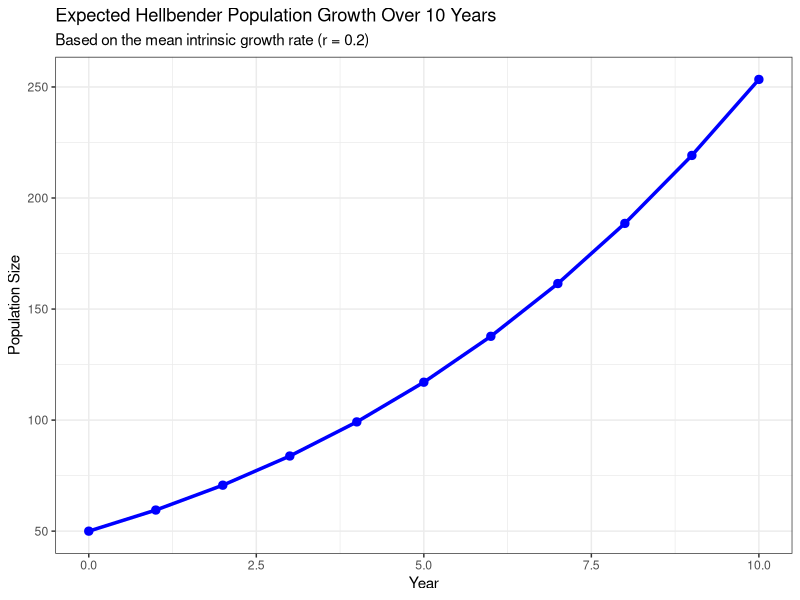
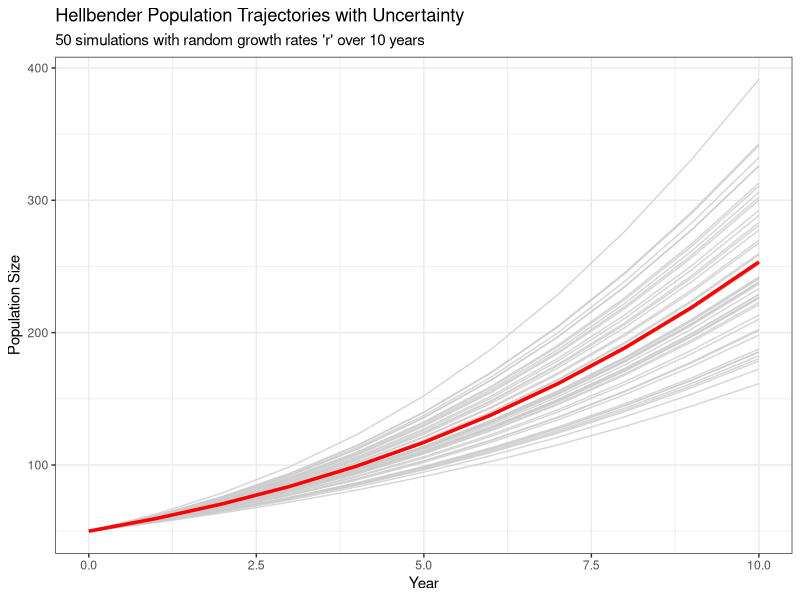
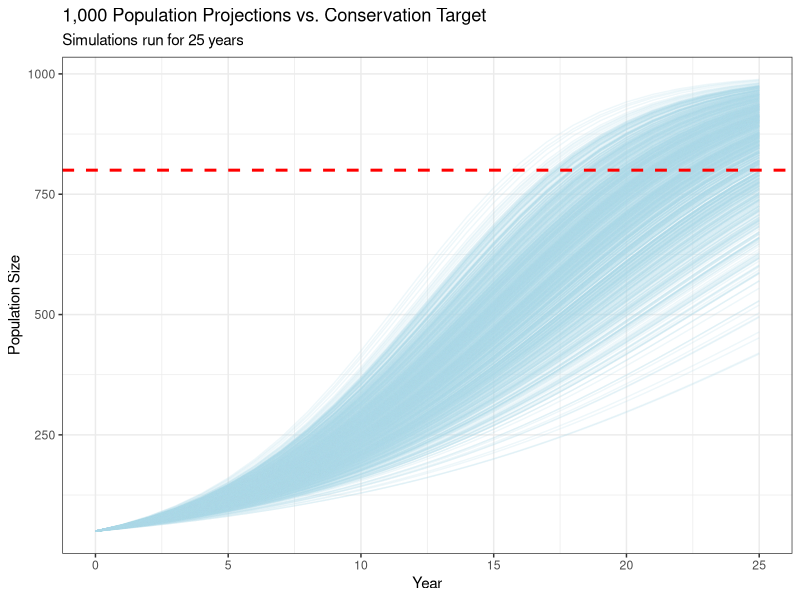
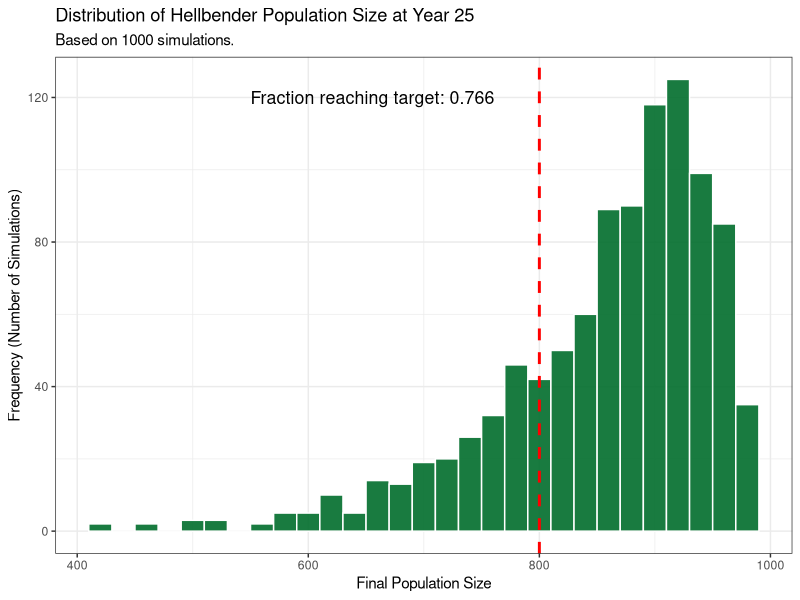
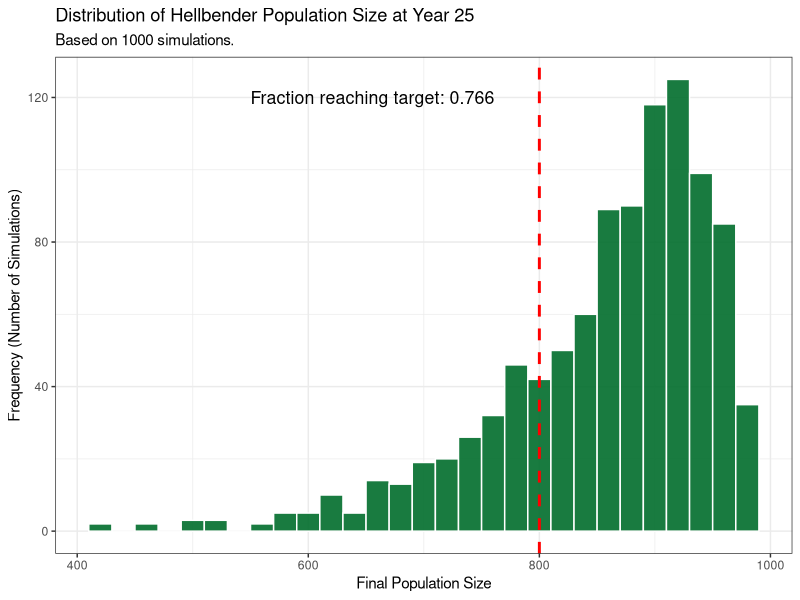

Source code (R) for these figures, in order:
# ZOO 800: Week 6 Homework
# Name: Nurul Islam
# Date: 10/13/2025

# -- 1. Setup: Load Packages and Define Global Parameters --

# I'm loading the 'tidyverse' package, which includes ggplot2 for plotting
# and tidyr for data manipulation. It's good practice to load all
# necessary packages at the start of the script.
library(tidyverse)

# These are the core parameters for our model, based on the problem description in the hw
K <- 1000      # Carrying capacity of the environment
N0 <- 50       # Initial population size of the hellbenders
r_mean <- 0.2  # The mean intrinsic rate of growth (r) after the intervention
r_sd <- 0.03   # The standard deviation of r, representing our uncertainty

# -- Objective 1: Simulate and Plot a Single Population Trajectory --

# For this objective, I'm simulating the population change over 10 years
# using only the mean growth rate (r = 0.2). This gives us a baseline
# expectation of the population's recovery without considering uncertainty.

# Set the time frame for this initial simulation
years_obj1 <- 10

# I'll create a numeric vector to store the population size for each year.
# It needs to be 'years + 1' long to include the initial size at Year 0.
pop_scenario_mean <- numeric(years_obj1 + 1)
pop_scenario_mean[1] <- N0 # The first element is our starting population.

# This 'for' loop iterates from year 1 to 10. In each step, it calculates
# the next year's population based on the previous year's, using the
# [cite_start]discrete-time logistic growth equation. [cite: 12]
for (t in 1:years_obj1) {
  Nt <- pop_scenario_mean[t]
  pop_scenario_mean[t + 1] <- Nt + r_mean * Nt * (1 - Nt / K)
}

# To plot this with ggplot2, I first need to put the results into a data frame.
df_obj1 <- data.frame(
  Year = 0:years_obj1,
  Population = pop_scenario_mean
)

# Now, I'll create the plot showing the expected population trajectory
plot_obj1 <- ggplot(data = df_obj1, aes(x = Year, y = Population)) +
  geom_line(color = "blue", size = 1.2) +
  geom_point(color = "blue", size = 2.5) +
  labs(
    title = "Expected Hellbender Population Growth Over 10 Years",
    subtitle = "Based on the mean intrinsic growth rate (r = 0.2)",
    x = "Year",
    y = "Population Size"
  ) +
  theme_bw() # Using a clean black and white theme

print(plot_obj1)


# -- Objective 2: Incorporate Uncertainty with Multiple Simulations --

# The first plot is our best guess, but it doesn't show the uncertainty in 'r'.
# Here, I'll run 50 simulations, each with a different 'r' value drawn from a
# normal distribution. This will show a range of plausible outcomes.

# Set parameters for this simulation
num_sims_obj2 <- 50
years_obj2 <- 10

# First, I'll generate 50 random 'r' values from a normal distribution.
r_values_50 <- rnorm(n = num_sims_obj2, mean = r_mean, sd = r_sd)

# I'm creating a matrix to store the results of all 50 simulations.
# Each column represents a different simulation, and each row represents a year.
sim_matrix_50 <- matrix(nrow = years_obj2 + 1, ncol = num_sims_obj2)
sim_matrix_50[1, ] <- N0 # Set the first row (Year 0) to N0 for all simulations.

# This loop simulates all trajectories. I've made it more efficient by removing
# the inner loop. At each time step 't', this code calculates the next population
# size for ALL 50 simulations at once (a vectorized operation).
for (t in 1:years_obj2) {
  Nt <- sim_matrix_50[t, ]
  sim_matrix_50[t + 1, ] <- Nt + r_values_50 * Nt * (1 - Nt / K)
}

# For plotting with ggplot2, I need to convert the 'wide' matrix into a 'long'
# data frame. I'll add a 'Year' column first, then use pivot_longer().
df_obj2_long <- as.data.frame(sim_matrix_50) %>%
  mutate(Year = 0:years_obj2) %>%
  pivot_longer(
    cols = -Year,
    names_to = "SimulationID",
    values_to = "Population"
  )

# This plot shows all 50 simulations as gray lines, with the "mean" trajectory
# rom Objective 1 layered on top in red to make it stand out.
plot_obj2 <- ggplot() +
  # The uncertain trajectories (using transparency to see them all)
  geom_line(data = df_obj2_long, aes(x = Year, y = Population, group = SimulationID), color = "grey80", alpha = 0.8) +
  # The mean trajectory from Objective 1
  geom_line(data = df_obj1, aes(x = Year, y = Population), color = "red", size = 1.2) +
  labs(
    title = "Hellbender Population Trajectories with Uncertainty",
    subtitle = "50 simulations with random growth rates 'r' over 10 years",
    x = "Year",
    y = "Population Size"
  ) +
  theme_bw()

print(plot_obj2)


# -- Objective 3: Assess Long-Term Success Against a Conservation Target --

# Finally, I'll address the main policy question: what are the chances of the
# population reaching the target size within 25 years? 
# To get a good estimate of this probability, I'll increase the number of simulations to 1,000.

# Set parameters for the final, longer-term simulation
num_sims_obj3 <- 1000
years_obj3 <- 25

# [The conservation target is 80% of the carrying capacity (K).
target_pop <- 0.8 * K

# Generate 1,000 new random 'r' values for this simulation.
r_values_1000 <- rnorm(n = num_sims_obj3, mean = r_mean, sd = r_sd)

# Create the storage matrix for the 25-year, 1000-run simulation.
sim_matrix_1000 <- matrix(nrow = years_obj3 + 1, ncol = num_sims_obj3)
sim_matrix_1000[1, ] <- N0 # Set initial population

# Run the efficient, vectorized simulation loop for 25 years.
for (t in 1:years_obj3) {
  Nt <- sim_matrix_1000[t, ]
  sim_matrix_1000[t + 1, ] <- Nt + r_values_1000 * Nt * (1 - Nt / K)
}

# --- Part A: Plotting Trajectories with the Target Line ---
# I'll convert the final simulation results to a long data frame for plotting.
df_obj3_long <- as.data.frame(sim_matrix_1000) %>%
  mutate(Year = 0:years_obj3) %>%
  pivot_longer(
    cols = -Year,
    names_to = "SimulationID",
    values_to = "Population"
  )

# This plot shows all 1,000 trajectories along with a dashed red line
# [cite_start]indicating the conservation target. [cite: 25]
plot_obj3_trajectories <- ggplot(data = df_obj3_long, aes(x = Year, y = Population, group = SimulationID)) +
  geom_line(color = "lightblue", alpha = 0.2) +
  geom_hline(yintercept = target_pop, linetype = "dashed", color = "red", size = 1) +
  labs(
    title = "1,000 Population Projections vs. Conservation Target",
    subtitle = "Simulations run for 25 years",
    x = "Year",
    y = "Population Size"
  ) +
  theme_bw()

print(plot_obj3_trajectories)

# --- Parts B & C: Histogram and Calculating the Success Rate ---
# To answer the main question, I'll look at the population distribution in the final year.

# First, I'll extract the population sizes from the very last year (year 25).
final_populations <- sim_matrix_1000[years_obj3 + 1, ]

# Next, I'll calculate the fraction of simulations that met or exceeded the target.
num_success <- sum(final_populations >= target_pop)
fraction_success <- num_success / num_sims_obj3

# Now, I'll create the histogram of final population sizes.
# I'm also adding a vertical line for the target and an annotation with
plot_obj3_histogram <- ggplot(data = data.frame(FinalPop = final_populations), aes(x = FinalPop)) +
  geom_histogram(binwidth = 20, fill = "#006D2C", color = "white", alpha = 0.9) +
  geom_vline(xintercept = target_pop, linetype = "dashed", color = "red", size = 1) +
  # I'm using annotate() to place the text on the plot. I chose coordinates
  # that place it in an empty area of the plot for readability.
  annotate(
    "text",
    x = 550, y = 120, # Manually chosen coordinates
    label = paste("Fraction reaching target:", round(fraction_success, 3)),
    size = 4.5,
    hjust = 0 # Left-align the text
  ) +
  labs(
    title = "Distribution of Hellbender Population Size at Year 25",
    subtitle = paste("Based on", num_sims_obj3, "simulations."),
    x = "Final Population Size",
    y = "Frequency (Number of Simulations)"
  ) +
  theme_bw()

print(plot_obj3_histogram)

# Finally, I'll print the exact fraction to the console.
print(paste("The fraction of simulations reaching the target population of", target_pop, "is:", fraction_success))

# Saving the final, most informative plot as a PNG file.
ggsave("hellbender_population_histogram.png", plot = plot_obj3_histogram, width = 8, height = 6)